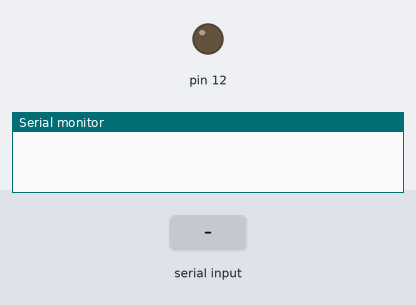
The sketch below on a simulated Arduino Uno, built with avr-gcc and run on an emulated ATmega328P. Parts: output pins drawn as LEDs (lit = HIGH), the last lines printed to the serial monitor. Inputs (shaded band) come from the test bench.

Above: at 1.2 s.
1.3 s: "1" received over Serial
At 2.0 s:
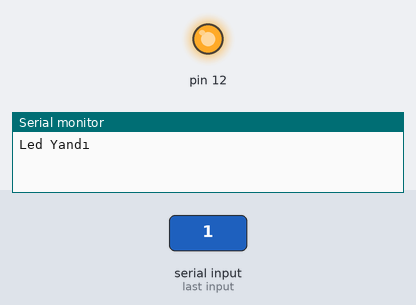
2.8 s: "0" received over Serial
At 3.2 s:
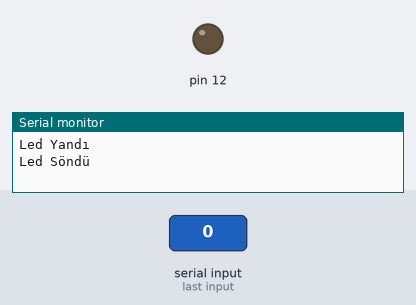
Timing chart, 0 to 5.8 s (numbered marks = the images above; inputs shaded):
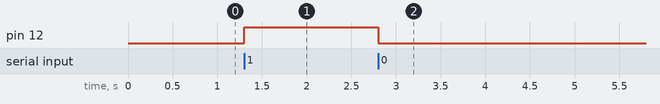

The sketch:

arduino.ino
```cpp
void setup() {
  pinMode(12, OUTPUT);
  Serial.begin(9600);
}


void loop()
{
  if(Serial.available())
  {
    char c = Serial.read();
    if(c == '1')
    {
    digitalWrite(12,HIGH);
    Serial.println("Led Yandı");
    }
    else if(c == '0')
    {
    digitalWrite(12,LOW);
    Serial.println("Led Söndü");
    }
  }
}
```

Measured:
- after the input at 1.3 s, pin 12: LOW → HIGH at once
- after the input at 2.8 s, pin 12: HIGH → LOW at once
